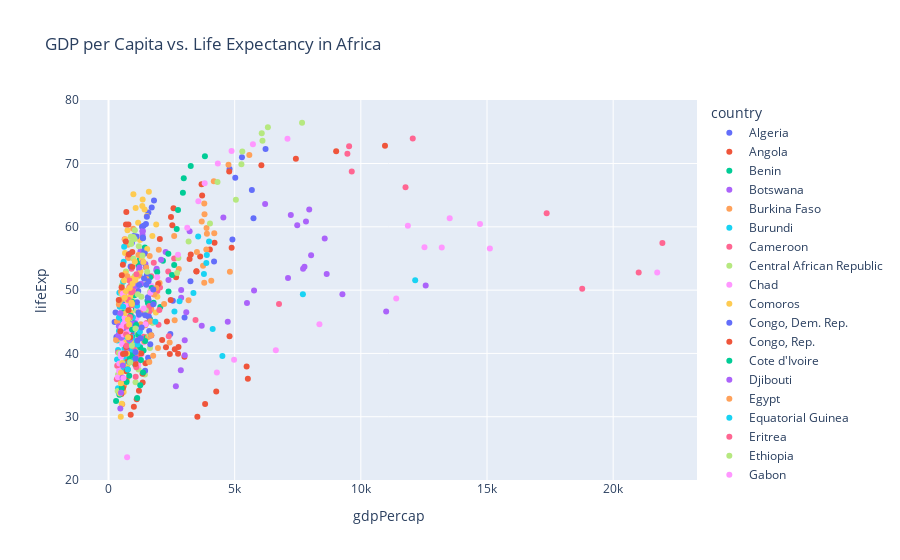

Source (notebook cell):
### Markdown cell above
## Comparison of GDP per capita and life expectancy in Africa

### Code cell
fig = px.scatter(africa_df, x='gdpPercap', y='lifeExp', title='GDP per Capita vs. Life Expectancy in Africa', color='country')
fig.show()

### Figure 1 — Plotly figure (JSON) as saved in the notebook; plotly's stock layout.template omitted (floating-point values rounded to 4 significant figures)
{"data": [{"hovertemplate": "country=Algeria<br>gdpPercap=%{x}<br>lifeExp=%{y}<extra></extra>", "legendgroup": "Algeria", "marker": {"color": "#636efa", "symbol": "circle"}, "mode": "markers", "name": "Algeria", "orientation": "v", "showlegend": true, "type": "scatter", "x": [2449.0, 3014.0, 2551.0, 3247.0, 4183.0, 4910.0, 5745.0, 5681.0, 5023.0, 4797.0, 5288.0, 6223.0], "xaxis": "x", "y": [43.08, 45.69, 48.3, 51.41, 54.52, 58.01, 61.37, 65.8, 67.74, 69.15, 70.99, 72.3], "yaxis": "y"}, {"hovertemplate": "country=Angola<br>gdpPercap=%{x}<br>lifeExp=%{y}<extra></extra>", "legendgroup": "Angola", "marker": {"color": "#EF553B", "symbol": "circle"}, "mode": "markers", "name": "Angola", "orientation": "v", "showlegend": true, "type": "scatter", "x": [3521.0, 3828.0, 4269.0, 5523.0, 5473.0, 3009.0, 2757.0, 2430.0, 2628.0, 2277.0, 2773.0, 4797.0], "xaxis": "x", "y": [30.02, 32.0, 34, 35.98, 37.93, 39.48, 39.94, 39.91, 40.65, 40.96, 41.0, 42.73], "yaxis": "y"}, {"hovertemplate": "country=Benin<br>gdpPercap=%{x}<br>lifeExp=%{y}<extra></extra>", "legendgroup": "Benin", "marker": {"color": "#00cc96", "symbol": "circle"}, "mode": "markers", "name": "Benin", "orientation": "v", "showlegend": true, "type": "scatter", "x": [1063.0, 959.6, 949.5, 1036.0, 1086.0, 1029.0, 1278.0, 1226.0, 1191.0, 1233.0, 1373.0, 1441.0], "xaxis": "x", "y": [38.22, 40.36, 42.62, 44.88, 47.01, 49.19, 50.9, 52.34, 53.92, 54.78, 54.41, 56.73], "yaxis": "y"}, {"hovertemplate": "country=Botswana<br>gdpPercap=%{x}<br>lifeExp=%{y}<extra></extra>", "legendgroup": "Botswana", "marker": {"color": "#ab63fa", "symbol": "circle"}, "mode": "markers", "name": "Botswana", "orientation": "v", "showlegend": true, "type": "scatter", "x": [851.2, 918.2, 983.7, 1215.0, 2264.0, 3215.0, 4551.0, 6206.0, 7954.0, 8647.0, 11000.0, 12570.0], "xaxis": "x", "y": [47.62, 49.62, 51.52, 53.3, 56.02, 59.32, 61.48, 63.62, 62.74, 52.56, 46.63, 50.73], "yaxis": "y"}, {"hovertemplate": "country=Burkina Faso<br>gdpPercap=%{x}<br>lifeExp=%{y}<extra></extra>", "legendgroup": "Burkina Faso", "marker": {"color": "#FFA15A", "symbol": "circle"}, "mode": "markers", "name": "Burkina Faso", "orientation": "v", "showlegend": true, "type": "scatter", "x": [543.3, 617.2, 722.5, 794.8, 854.7, 743.4, 807.2, 912.1, 931.8, 946.3, 1038.0, 1217.0], "xaxis": "x", "y": [31.98, 34.91, 37.81, 40.7, 43.59, 46.14, 48.12, 49.56, 50.26, 50.32, 50.65, 52.3], "yaxis": "y"}, {"hovertemplate": "country=Burundi<br>gdpPercap=%{x}<br>lifeExp=%{y}<extra></extra>", "legendgroup": "Burundi", "marker": {"color": "#19d3f3", "symbol": "circle"}, "mode": "markers", "name": "Burundi", "orientation": "v", "showlegend": true, "type": "scatter", "x": [339.3, 379.6, 355.2, 413.0, 464.1, 556.1, 559.6, 621.8, 631.7, 463.1, 446.4, 430.1], "xaxis": "x", "y": [39.03, 40.53, 42.05, 43.55, 44.06, 45.91, 47.47, 48.21, 44.74, 45.33, 47.36, 49.58], "yaxis": "y"}, {"hovertemplate": "country=Cameroon<br>gdpPercap=%{x}<br>lifeExp=%{y}<extra></extra>", "legendgroup": "Cameroon", "marker": {"color": "#FF6692", "symbol": "circle"}, "mode": "markers", "name": "Cameroon", "orientation": "v", "showlegend": true, "type": "scatter", "x": [1173.0, 1313.0, 1400.0, 1508.0, 1684.0, 1783.0, 2368.0, 2603.0, 1793.0, 1694.0, 1934.0, 2042.0], "xaxis": "x", "y": [38.52, 40.43, 42.64, 44.8, 47.05, 49.35, 52.96, 54.98, 54.31, 52.2, 49.86, 50.43], "yaxis": "y"}, {"hovertemplate": "country=Central African Republic<br>gdpPercap=%{x}<br>lifeExp=%{y}<extra></extra>", "legendgroup": "Central African Republic", "marker": {"color": "#B6E880", "symbol": "circle"}, "mode": "markers", "name": "Central African Republic", "orientation": "v", "showlegend": true, "type": "scatter", "x": [1071.0, 1191.0, 1193.0, 1136.0, 1070.0, 1109.0, 956.8, 844.9, 747.9, 740.5, 738.7, 706.0], "xaxis": "x", "y": [35.46, 37.46, 39.48, 41.48, 43.46, 46.77, 48.3, 50.48, 49.4, 46.07, 43.31, 44.74], "yaxis": "y"}, {"hovertemplate": "country=Chad<br>gdpPercap=%{x}<br>lifeExp=%{y}<extra></extra>", "legendgroup": "Chad", "marker": {"color": "#FF97FF", "symbol": "circle"}, "mode": "markers", "name": "Chad", "orientation": "v", "showlegend": true, "type": "scatter", "x": [1179.0, 1308.0, 1390.0, 1197.0, 1104.0, 1134.0, 797.9, 952.4, 1058.0, 1005.0, 1156.0, 1704.0], "xaxis": "x", "y": [38.09, 39.88, 41.72, 43.6, 45.57, 47.38, 49.52, 51.05, 51.72, 51.57, 50.52, 50.65], "yaxis": "y"}, {"hovertemplate": "country=Comoros<br>gdpPercap=%{x}<br>lifeExp=%{y}<extra></extra>", "legendgroup": "Comoros", "marker": {"color": "#FECB52", "symbol": "circle"}, "mode": "markers", "name": "Comoros", "orientation": "v", "showlegend": true, "type": "scatter", "x": [1103.0, 1211.0, 1407.0, 1876.0, 1938.0, 1173.0, 1267.0, 1316.0, 1247.0, 1174.0, 1076.0, 986.1], "xaxis": "x", "y": [40.72, 42.46, 44.47, 46.47, 48.94, 50.94, 52.93, 54.93, 57.94, 60.66, 62.97, 65.15], "yaxis": "y"}, {"hovertemplate": "country=Congo, Dem. Rep.<br>gdpPercap=%{x}<br>lifeExp=%{y}<extra></extra>", "legendgroup": "Congo, Dem. Rep.", "marker": {"color": "#636efa", "symbol": "circle"}, "mode": "markers", "name": "Congo, Dem. Rep.", "orientation": "v", "showlegend": true, "type": "scatter", "x": [780.5, 905.9, 896.3, 861.6, 904.9, 795.8, 673.7, 672.8, 457.7, 312.2, 241.2, 277.6], "xaxis": "x", "y": [39.14, 40.65, 42.12, 44.06, 45.99, 47.8, 47.78, 47.41, 45.55, 42.59, 44.97, 46.46], "yaxis": "y"}, {"hovertemplate": "country=Congo, Rep.<br>gdpPercap=%{x}<br>lifeExp=%{y}<extra></extra>", "legendgroup": "Congo, Rep.", "marker": {"color": "#EF553B", "symbol": "circle"}, "mode": "markers", "name": "Congo, Rep.", "orientation": "v", "showlegend": true, "type": "scatter", "x": [2126.0, 2315.0, 2465.0, 2678.0, 3213.0, 3259.0, 4880.0, 4201.0, 4016.0, 3484.0, 3484.0, 3633.0], "xaxis": "x", "y": [42.11, 45.05, 48.44, 52.04, 54.91, 55.62, 56.7, 57.47, 56.43, 52.96, 52.97, 55.32], "yaxis": "y"}, {"hovertemplate": "country=Cote d'Ivoire<br>gdpPercap=%{x}<br>lifeExp=%{y}<extra></extra>", "legendgroup": "Cote d'Ivoire", "marker": {"color": "#00cc96", "symbol": "circle"}, "mode": "markers", "name": "Cote d'Ivoire", "orientation": "v", "showlegend": true, "type": "scatter", "x": [1389.0, 1501.0, 1729.0, 2052.0, 2378.0, 2518.0, 2603.0, 2157.0, 1648.0, 1786.0, 1649.0, 1545.0], "xaxis": "x", "y": [40.48, 42.47, 44.93, 47.35, 49.8, 52.37, 53.98, 54.66, 52.04, 47.99, 46.83, 48.33], "yaxis": "y"}, {"hovertemplate": "country=Djibouti<br>gdpPercap=%{x}<br>lifeExp=%{y}<extra></extra>", "legendgroup": "Djibouti", "marker": {"color": "#ab63fa", "symbol": "circle"}, "mode": "markers", "name": "Djibouti", "orientation": "v", "showlegend": true, "type": "scatter", "x": [2670.0, 2865.0, 3021.0, 3020.0, 3694.0, 3082.0, 2879.0, 2880.0, 2377.0, 1895.0, 1908.0, 2082.0], "xaxis": "x", "y": [34.81, 37.33, 39.69, 42.07, 44.37, 46.52, 48.81, 50.04, 51.6, 53.16, 53.37, 54.79], "yaxis": "y"}, {"hovertemplate": "country=Egypt<br>gdpPercap=%{x}<br>lifeExp=%{y}<extra></extra>", "legendgroup": "Egypt", "marker": {"color": "#FFA15A", "symbol": "circle"}, "mode": "markers", "name": "Egypt", "orientation": "v", "showlegend": true, "type": "scatter", "x": [1419.0, 1459.0, 1693.0, 1815.0, 2024.0, 2785.0, 3504.0, 3885.0, 3795.0, 4173.0, 4755.0, 5581.0], "xaxis": "x", "y": [41.89, 44.44, 46.99, 49.29, 51.14, 53.32, 56.01, 59.8, 63.67, 67.22, 69.81, 71.34], "yaxis": "y"}, {"hovertemplate": "country=Equatorial Guinea<br>gdpPercap=%{x}<br>lifeExp=%{y}<extra></extra>", "legendgroup": "Equatorial Guinea", "marker": {"color": "#19d3f3", "symbol": "circle"}, "mode": "markers", "name": "Equatorial Guinea", "orientation": "v", "showlegend": true, "type": "scatter", "x": [375.6, 426.1, 582.8, 915.6, 672.4, 958.6, 927.8, 966.9, 1132.0, 2814.0, 7703.0, 12150.0], "xaxis": "x", "y": [34.48, 35.98, 37.48, 38.99, 40.52, 42.02, 43.66, 45.66, 47.55, 48.24, 49.35, 51.58], "yaxis": "y"}, {"hovertemplate": "country=Eritrea<br>gdpPercap=%{x}<br>lifeExp=%{y}<extra></extra>", "legendgroup": "Eritrea", "marker": {"color": "#FF6692", "symbol": "circle"}, "mode": "markers", "name": "Eritrea", "orientation": "v", "showlegend": true, "type": "scatter", "x": [328.9, 344.2, 381.0, 468.8, 514.3, 505.8, 524.9, 521.1, 582.9, 913.5, 765.4, 641.4], "xaxis": "x", "y": [35.93, 38.05, 40.16, 42.19, 44.14, 44.53, 43.89, 46.45, 49.99, 53.38, 55.24, 58.04], "yaxis": "y"}, {"hovertemplate": "country=Ethiopia<br>gdpPercap=%{x}<br>lifeExp=%{y}<extra></extra>", "legendgroup": "Ethiopia", "marker": {"color": "#B6E880", "symbol": "circle"}, "mode": "markers", "name": "Ethiopia", "orientation": "v", "showlegend": true, "type": "scatter", "x": [362.1, 378.9, 419.5, 516.1, 566.2, 556.8, 577.9, 573.7, 421.4, 515.9, 530.1, 690.8], "xaxis": "x", "y": [34.08, 36.67, 40.06, 42.12, 43.52, 44.51, 44.92, 46.68, 48.09, 49.4, 50.73, 52.95], "yaxis": "y"}, {"hovertemplate": "country=Gabon<br>gdpPercap=%{x}<br>lifeExp=%{y}<extra></extra>", "legendgroup": "Gabon", "marker": {"color": "#FF97FF", "symbol": "circle"}, "mode": "markers", "name": "Gabon", "orientation": "v", "showlegend": true, "type": "scatter", "x": [4293.0, 4976.0, 6631.0, 8359.0, 11400.0, 21750.0, 15110.0, 11860.0, 13520.0, 14720.0, 12520.0, 13210.0], "xaxis": "x", "y": [37.0, 39.0, 40.49, 44.6, 48.69, 52.79, 56.56, 60.19, 61.37, 60.46, 56.76, 56.73], "yaxis": "y"}, {"hovertemplate": "country=Gambia<br>gdpPercap=%{x}<br>lifeExp=%{y}<extra></extra>", "legendgroup": "Gambia", "marker": {"color": "#FECB52", "symbol": "circle"}, "mode": "markers", "name": "Gambia", "orientation": "v", "showlegend": true, "type": "scatter", "x": [485.2, 520.9, 599.7, 734.8, 756.1, 884.8, 835.8, 611.7, 665.6, 653.7, 660.6, 752.7], "xaxis": "x", "y": [30, 32.06, 33.9, 35.86, 38.31, 41.84, 45.58, 49.27, 52.64, 55.86, 58.04, 59.45], "yaxis": "y"}, {"hovertemplate": "country=Ghana<br>gdpPercap=%{x}<br>lifeExp=%{y}<extra></extra>", "legendgroup": "Ghana", "marker": {"color": "#636efa", "symbol": "circle"}, "mode": "markers", "name": "Ghana", "orientation": "v", "showlegend": true, "type": "scatter", "x": [911.3, 1044.0, 1190.0, 1126.0, 1178.0, 993.2, 876.0, 847.0, 925.1, 1005.0, 1112.0, 1328.0], "xaxis": "x", "y": [43.15, 44.78, 46.45, 48.07, 49.88, 51.76, 53.74, 55.73, 57.5, 58.56, 58.45, 60.02], "yaxis": "y"}, {"hovertemplate": "country=Guinea<br>gdpPercap=%{x}<br>lifeExp=%{y}<extra></extra>", "legendgroup": "Guinea", "marker": {"color": "#EF553B", "symbol": "circle"}, "mode": "markers", "name": "Guinea", "orientation": "v", "showlegend": true, "type": "scatter", "x": [510.2, 576.3, 686.4, 708.8, 741.7, 874.7, 857.3, 805.6, 794.3, 869.4, 945.6, 942.7], "xaxis": "x", "y": [33.61, 34.56, 35.75, 37.2, 38.84, 40.76, 42.89, 45.55, 48.58, 51.45, 53.68, 56.01], "yaxis": "y"}, {"hovertemplate": "country=Guinea-Bissau<br>gdpPercap=%{x}<br>lifeExp=%{y}<extra></extra>", "legendgroup": "Guinea-Bissau", "marker": {"color": "#00cc96", "symbol": "circle"}, "mode": "markers", "name": "Guinea-Bissau", "orientation": "v", "showlegend": true, "type": "scatter", "x": [299.9, 431.8, 522.0, 715.6, 820.2, 764.7, 838.1, 736.4, 745.5, 796.7, 575.7, 579.2], "xaxis": "x", "y": [32.5, 33.49, 34.49, 35.49, 36.49, 37.47, 39.33, 41.24, 43.27, 44.87, 45.5, 46.39], "yaxis": "y"}, {"hovertemplate": "country=Kenya<br>gdpPercap=%{x}<br>lifeExp=%{y}<extra></extra>", "legendgroup": "Kenya", "marker": {"color": "#ab63fa", "symbol": "circle"}, "mode": "markers", "name": "Kenya", "orientation": "v", "showlegend": true, "type": "scatter", "x": [853.5, 944.4, 897.0, 1057.0, 1222.0, 1268.0, 1348.0, 1362.0, 1342.0, 1360.0, 1288.0, 1463.0], "xaxis": "x", "y": [42.27, 44.69, 47.95, 50.65, 53.56, 56.16, 58.77, 59.34, 59.28, 54.41, 50.99, 54.11], "yaxis": "y"}, {"hovertemplate": "country=Lesotho<br>gdpPercap=%{x}<br>lifeExp=%{y}<extra></extra>", "legendgroup": "Lesotho", "marker": {"color": "#FFA15A", "symbol": "circle"}, "mode": "markers", "name": "Lesotho", "orientation": "v", "showlegend": true, "type": "scatter", "x": [298.8, 336.0, 411.8, 498.6, 496.6, 745.4, 797.3, 774.0, 977.5, 1186.0, 1275.0, 1569.0], "xaxis": "x", "y": [42.14, 45.05, 47.75, 48.49, 49.77, 52.21, 55.08, 57.18, 59.69, 55.56, 44.59, 42.59], "yaxis": "y"}, {"hovertemplate": "country=Liberia<br>gdpPercap=%{x}<br>lifeExp=%{y}<extra></extra>", "legendgroup": "Liberia", "marker": {"color": "#19d3f3", "symbol": "circle"}, "mode": "markers", "name": "Liberia", "orientation": "v", "showlegend": true, "type": "scatter", "x": [575.6, 621.0, 634.2, 713.6, 803.0, 640.3, 572.2, 506.1, 636.6, 609.2, 531.5, 414.5], "xaxis": "x", "y": [38.48, 39.49, 40.5, 41.54, 42.61, 43.76, 44.85, 46.03, 40.8, 42.22, 43.75, 45.68], "yaxis": "y"}, {"hovertemplate": "country=Libya<br>gdpPercap=%{x}<br>lifeExp=%{y}<extra></extra>", "legendgroup": "Libya", "marker": {"color": "#FF6692", "symbol": "circle"}, "mode": "markers", "name": "Libya", "orientation": "v", "showlegend": true, "type": "scatter", "x": [2388.0, 3448.0, 6757.0, 18770.0, 21010.0, 21950.0, 17360.0, 11770.0, 9640.0, 9467.0, 9535.0, 12060.0], "xaxis": "x", "y": [42.72, 45.29, 47.81, 50.23, 52.77, 57.44, 62.16, 66.23, 68.75, 71.56, 72.74, 73.95], "yaxis": "y"}, {"hovertemplate": "country=Madagascar<br>gdpPercap=%{x}<br>lifeExp=%{y}<extra></extra>", "legendgroup": "Madagascar", "marker": {"color": "#B6E880", "symbol": "circle"}, "mode": "markers", "name": "Madagascar", "orientation": "v", "showlegend": true, "type": "scatter", "x": [1443.0, 1589.0, 1643.0, 1634.0, 1749.0, 1544.0, 1303.0, 1155.0, 1041.0, 986.3, 894.6, 1045.0], "xaxis": "x", "y": [36.68, 38.87, 40.85, 42.88, 44.85, 46.88, 48.97, 49.35, 52.21, 54.98, 57.29, 59.44], "yaxis": "y"}, {"hovertemplate": "country=Malawi<br>gdpPercap=%{x}<br>lifeExp=%{y}<extra></extra>", "legendgroup": "Malawi", "marker": {"color": "#FF97FF", "symbol": "circle"}, "mode": "markers", "name": "Malawi", "orientation": "v", "showlegend": true, "type": "scatter", "x": [369.2, 416.4, 427.9, 495.5, 584.6, 663.2, 632.8, 635.5, 563.2, 692.3, 665.4, 759.3], "xaxis": "x", "y": [36.26, 37.21, 38.41, 39.49, 41.77, 43.77, 45.64, 47.46, 49.42, 47.49, 45.01, 48.3], "yaxis": "y"}, {"hovertemplate": "country=Mali<br>gdpPercap=%{x}<br>lifeExp=%{y}<extra></extra>", "legendgroup": "Mali", "marker": {"color": "#FECB52", "symbol": "circle"}, "mode": "markers", "name": "Mali", "orientation": "v", "showlegend": true, "type": "scatter", "x": [452.3, 490.4, 496.2, 545.0, 581.4, 686.4, 618.0, 684.2, 739.0, 790.3, 951.4, 1043.0], "xaxis": "x", "y": [33.69, 35.31, 36.94, 38.49, 39.98, 41.71, 43.92, 46.36, 48.39, 49.9, 51.82, 54.47], "yaxis": "y"}, {"hovertemplate": "country=Mauritania<br>gdpPercap=%{x}<br>lifeExp=%{y}<extra></extra>", "legendgroup": "Mauritania", "marker": {"color": "#636efa", "symbol": "circle"}, "mode": "markers", "name": "Mauritania", "orientation": "v", "showlegend": true, "type": "scatter", "x": [743.1, 846.1, 1056.0, 1421.0, 1587.0, 1497.0, 1481.0, 1422.0, 1361.0, 1483.0, 1579.0, 1803.0], "xaxis": "x", "y": [40.54, 42.34, 44.25, 46.29, 48.44, 50.85, 53.6, 56.15, 58.33, 60.43, 62.25, 64.16], "yaxis": "y"}, {"hovertemplate": "country=Mauritius<br>gdpPercap=%{x}<br>lifeExp=%{y}<extra></extra>", "legendgroup": "Mauritius", "marker": {"color": "#EF553B", "symbol": "circle"}, "mode": "markers", "name": "Mauritius", "orientation": "v", "showlegend": true, "type": "scatter", "x": [1968.0, 2034.0, 2529.0, 2475.0, 2575.0, 3711.0, 3688.0, 4784.0, 6058.0, 7426.0, 9022.0, 10960.0], "xaxis": "x", "y": [50.99, 58.09, 60.25, 61.56, 62.94, 64.93, 66.71, 68.74, 69.75, 70.74, 71.95, 72.8], "yaxis": "y"}, {"hovertemplate": "country=Morocco<br>gdpPercap=%{x}<br>lifeExp=%{y}<extra></extra>", "legendgroup": "Morocco", "marker": {"color": "#00cc96", "symbol": "circle"}, "mode": "markers", "name": "Morocco", "orientation": "v", "showlegend": true, "type": "scatter", "x": [1688.0, 1642.0, 1566.0, 1711.0, 1930.0, 2371.0, 2703.0, 2755.0, 2948.0, 2982.0, 3258.0, 3820.0], "xaxis": "x", "y": [42.87, 45.42, 47.92, 50.34, 52.86, 55.73, 59.65, 62.68, 65.39, 67.66, 69.61, 71.16], "yaxis": "y"}, {"hovertemplate": "country=Mozambique<br>gdpPercap=%{x}<br>lifeExp=%{y}<extra></extra>", "legendgroup": "Mozambique", "marker": {"color": "#ab63fa", "symbol": "circle"}, "mode": "markers", "name": "Mozambique", "orientation": "v", "showlegend": true, "type": "scatter", "x": [468.5, 495.6, 556.7, 566.7, 724.9, 502.3, 462.2, 389.9, 410.9, 472.3, 633.6, 823.7], "xaxis": "x", "y": [31.29, 33.78, 36.16, 38.11, 40.33, 42.49, 42.8, 42.86, 44.28, 46.34, 44.03, 42.08], "yaxis": "y"}, {"hovertemplate": "country=Namibia<br>gdpPercap=%{x}<br>lifeExp=%{y}<extra></extra>", "legendgroup": "Namibia", "marker": {"color": "#FFA15A", "symbol": "circle"}, "mode": "markers", "name": "Namibia", "orientation": "v", "showlegend": true, "type": "scatter", "x": [2424.0, 2621.0, 3173.0, 3794.0, 3746.0, 3876.0, 4191.0, 3694.0, 3805.0, 3900.0, 4072.0, 4811.0], "xaxis": "x", "y": [41.73, 45.23, 48.39, 51.16, 53.87, 56.44, 58.97, 60.84, 62.0, 58.91, 51.48, 52.91], "yaxis": "y"}, {"hovertemplate": "country=Niger<br>gdpPercap=%{x}<br>lifeExp=%{y}<extra></extra>", "legendgroup": "Niger", "marker": {"color": "#19d3f3", "symbol": "circle"}, "mode": "markers", "name": "Niger", "orientation": "v", "showlegend": true, "type": "scatter", "x": [761.9, 835.5, 997.8, 1054.0, 954.2, 808.9, 909.7, 668.3, 581.2, 580.3, 601.1, 619.7], "xaxis": "x", "y": [37.44, 38.6, 39.49, 40.12, 40.55, 41.29, 42.6, 44.55, 47.39, 51.31, 54.5, 56.87], "yaxis": "y"}, {"hovertemplate": "country=Nigeria<br>gdpPercap=%{x}<br>lifeExp=%{y}<extra></extra>", "legendgroup": "Nigeria", "marker": {"color": "#FF6692", "symbol": "circle"}, "mode": "markers", "name": "Nigeria", "orientation": "v", "showlegend": true, "type": "scatter", "x": [1077.0, 1101.0, 1151.0, 1015.0, 1698.0, 1982.0, 1577.0, 1385.0, 1620.0, 1625.0, 1615.0, 2014.0], "xaxis": "x", "y": [36.32, 37.8, 39.36, 41.04, 42.82, 44.51, 45.83, 46.89, 47.47, 47.46, 46.61, 46.86], "yaxis": "y"}, {"hovertemplate": "country=Reunion<br>gdpPercap=%{x}<br>lifeExp=%{y}<extra></extra>", "legendgroup": "Reunion", "marker": {"color": "#B6E880", "symbol": "circle"}, "mode": "markers", "name": "Reunion", "orientation": "v", "showlegend": true, "type": "scatter", "x": [2719.0, 2769.0, 3174.0, 4021.0, 5048.0, 4320.0, 5267.0, 5303.0, 6101.0, 6072.0, 6316.0, 7670.0], "xaxis": "x", "y": [52.72, 55.09, 57.67, 60.54, 64.27, 67.06, 69.89, 71.91, 73.61, 74.77, 75.74, 76.44], "yaxis": "y"}, {"hovertemplate": "country=Rwanda<br>gdpPercap=%{x}<br>lifeExp=%{y}<extra></extra>", "legendgroup": "Rwanda", "marker": {"color": "#FF97FF", "symbol": "circle"}, "mode": "markers", "name": "Rwanda", "orientation": "v", "showlegend": true, "type": "scatter", "x": [493.3, 540.3, 597.5, 511.0, 590.6, 670.1, 881.6, 848.0, 737.1, 589.9, 785.7, 863.1], "xaxis": "x", "y": [40, 41.5, 43, 44.1, 44.6, 45, 46.22, 44.02, 23.6, 36.09, 43.41, 46.24], "yaxis": "y"}, {"hovertemplate": "country=Sao Tome and Principe<br>gdpPercap=%{x}<br>lifeExp=%{y}<extra></extra>", "legendgroup": "Sao Tome and Principe", "marker": {"color": "#FECB52", "symbol": "circle"}, "mode": "markers", "name": "Sao Tome and Principe", "orientation": "v", "showlegend": true, "type": "scatter", "x": [879.6, 860.7, 1072.0, 1385.0, 1533.0, 1738.0, 1890.0, 1517.0, 1429.0, 1339.0, 1353.0, 1598.0], "xaxis": "x", "y": [46.47, 48.95, 51.89, 54.42, 56.48, 58.55, 60.35, 61.73, 62.74, 63.31, 64.34, 65.53], "yaxis": "y"}, {"hovertemplate": "country=Senegal<br>gdpPercap=%{x}<br>lifeExp=%{y}<extra></extra>", "legendgroup": "Senegal", "marker": {"color": "#636efa", "symbol": "circle"}, "mode": "markers", "name": "Senegal", "orientation": "v", "showlegend": true, "type": "scatter", "x": [1450.0, 1568.0, 1655.0, 1612.0, 1598.0, 1562.0, 1518.0, 1442.0, 1368.0, 1392.0, 1520.0, 1712.0], "xaxis": "x", "y": [37.28, 39.33, 41.45, 43.56, 45.81, 48.88, 52.38, 55.77, 58.2, 60.19, 61.6, 63.06], "yaxis": "y"}, {"hovertemplate": "country=Sierra Leone<br>gdpPercap=%{x}<br>lifeExp=%{y}<extra></extra>", "legendgroup": "Sierra Leone", "marker": {"color": "#EF553B", "symbol": "circle"}, "mode": "markers", "name": "Sierra Leone", "orientation": "v", "showlegend": true, "type": "scatter", "x": [879.8, 1004.0, 1117.0, 1206.0, 1354.0, 1348.0, 1465.0, 1294.0, 1069.0, 574.6, 699.5, 862.5], "xaxis": "x", "y": [30.33, 31.57, 32.77, 34.11, 35.4, 36.79, 38.45, 40.01, 38.33, 39.9, 41.01, 42.57], "yaxis": "y"}, {"hovertemplate": "country=Somalia<br>gdpPercap=%{x}<br>lifeExp=%{y}<extra></extra>", "legendgroup": "Somalia", "marker": {"color": "#00cc96", "symbol": "circle"}, "mode": "markers", "name": "Somalia", "orientation": "v", "showlegend": true, "type": "scatter", "x": [1136.0, 1258.0, 1369.0, 1285.0, 1255.0, 1451.0, 1177.0, 1093.0, 927.0, 930.6, 882.1, 926.1], "xaxis": "x", "y": [32.98, 34.98, 36.98, 38.98, 40.97, 41.97, 42.95, 44.5, 39.66, 43.8, 45.94, 48.16], "yaxis": "y"}, {"hovertemplate": "country=South Africa<br>gdpPercap=%{x}<br>lifeExp=%{y}<extra></extra>", "legendgroup": "South Africa", "marker": {"color": "#ab63fa", "symbol": "circle"}, "mode": "markers", "name": "South Africa", "orientation": "v", "showlegend": true, "type": "scatter", "x": [4725.0, 5487.0, 5769.0, 7114.0, 7766.0, 8029.0, 8568.0, 7826.0, 7225.0, 7479.0, 7711.0, 9270.0], "xaxis": "x", "y": [45.01, 47.98, 49.95, 51.93, 53.7, 55.53, 58.16, 60.83, 61.89, 60.24, 53.37, 49.34], "yaxis": "y"}, {"hovertemplate": "country=Sudan<br>gdpPercap=%{x}<br>lifeExp=%{y}<extra></extra>", "legendgroup": "Sudan", "marker": {"color": "#FFA15A", "symbol": "circle"}, "mode": "markers", "name": "Sudan", "orientation": "v", "showlegend": true, "type": "scatter", "x": [1616.0, 1770.0, 1960.0, 1688.0, 1660.0, 2203.0, 1896.0, 1508.0, 1492.0, 1632.0, 1993.0, 2602.0], "xaxis": "x", "y": [38.63, 39.62, 40.87, 42.86, 45.08, 47.8, 50.34, 51.74, 53.56, 55.37, 56.37, 58.56], "yaxis": "y"}, {"hovertemplate": "country=Swaziland<br>gdpPercap=%{x}<br>lifeExp=%{y}<extra></extra>", "legendgroup": "Swaziland", "marker": {"color": "#19d3f3", "symbol": "circle"}, "mode": "markers", "name": "Swaziland", "orientation": "v", "showlegend": true, "type": "scatter", "x": [1148.0, 1245.0, 1856.0, 2613.0, 3365.0, 3781.0, 3895.0, 3985.0, 3553.0, 3877.0, 4128.0, 4513.0], "xaxis": "x", "y": [41.41, 43.42, 44.99, 46.63, 49.55, 52.54, 55.56, 57.68, 58.47, 54.29, 43.87, 39.61], "yaxis": "y"}, {"hovertemplate": "country=Tanzania<br>gdpPercap=%{x}<br>lifeExp=%{y}<extra></extra>", "legendgroup": "Tanzania", "marker": {"color": "#FF6692", "symbol": "circle"}, "mode": "markers", "name": "Tanzania", "orientation": "v", "showlegend": true, "type": "scatter", "x": [716.7, 698.5, 722.0, 848.2, 916.0, 962.5, 874.2, 831.8, 825.7, 789.2, 899.1, 1107.0], "xaxis": "x", "y": [41.22, 42.97, 44.25, 45.76, 47.62, 49.92, 50.61, 51.53, 50.44, 48.47, 49.65, 52.52], "yaxis": "y"}, {"hovertemplate": "country=Togo<br>gdpPercap=%{x}<br>lifeExp=%{y}<extra></extra>", "legendgroup": "Togo", "marker": {"color": "#B6E880", "symbol": "circle"}, "mode": "markers", "name": "Togo", "orientation": "v", "showlegend": true, "type": "scatter", "x": [859.8, 925.9, 1068.0, 1478.0, 1650.0, 1533.0, 1345.0, 1202.0, 1034.0, 982.3, 886.2, 883.0], "xaxis": "x", "y": [38.6, 41.21, 43.92, 46.77, 49.76, 52.89, 55.47, 56.94, 58.06, 58.39, 57.56, 58.42], "yaxis": "y"}, {"hovertemplate": "country=Tunisia<br>gdpPercap=%{x}<br>lifeExp=%{y}<extra></extra>", "legendgroup": "Tunisia", "marker": {"color": "#FF97FF", "symbol": "circle"}, "mode": "markers", "name": "Tunisia", "orientation": "v", "showlegend": true, "type": "scatter", "x": [1468.0, 1395.0, 1660.0, 1932.0, 2753.0, 3121.0, 3560.0, 3810.0, 4333.0, 4877.0, 5723.0, 7093.0], "xaxis": "x", "y": [44.6, 47.1, 49.58, 52.05, 55.6, 59.84, 64.05, 66.89, 70.0, 71.97, 73.04, 73.92], "yaxis": "y"}, {"hovertemplate": "country=Uganda<br>gdpPercap=%{x}<br>lifeExp=%{y}<extra></extra>", "legendgroup": "Uganda", "marker": {"color": "#FECB52", "symbol": "circle"}, "mode": "markers", "name": "Uganda", "orientation": "v", "showlegend": true, "type": "scatter", "x": [734.8, 774.4, 767.3, 908.9, 950.7, 843.7, 682.3, 617.7, 644.2, 816.6, 927.7, 1056.0], "xaxis": "x", "y": [39.98, 42.57, 45.34, 48.05, 51.02, 50.35, 49.85, 51.51, 48.83, 44.58, 47.81, 51.54], "yaxis": "y"}, {"hovertemplate": "country=Zambia<br>gdpPercap=%{x}<br>lifeExp=%{y}<extra></extra>", "legendgroup": "Zambia", "marker": {"color": "#636efa", "symbol": "circle"}, "mode": "markers", "name": "Zambia", "orientation": "v", "showlegend": true, "type": "scatter", "x": [1147.0, 1312.0, 1453.0, 1777.0, 1773.0, 1589.0, 1409.0, 1213.0, 1211.0, 1071.0, 1072.0, 1271.0], "xaxis": "x", "y": [42.04, 44.08, 46.02, 47.77, 50.11, 51.39, 51.82, 50.82, 46.1, 40.24, 39.19, 42.38], "yaxis": "y"}, {"hovertemplate": "country=Zimbabwe<br>gdpPercap=%{x}<br>lifeExp=%{y}<extra></extra>", "legendgroup": "Zimbabwe", "marker": {"color": "#EF553B", "symbol": "circle"}, "mode": "markers", "name": "Zimbabwe", "orientation": "v", "showlegend": true, "type": "scatter", "x": [406.9, 518.8, 527.3, 569.8, 799.4, 685.6, 788.9, 706.2, 693.4, 792.4, 672.0, 469.7], "xaxis": "x", "y": [48.45, 50.47, 52.36, 53.99, 55.63, 57.67, 60.36, 62.35, 60.38, 46.81, 39.99, 43.49], "yaxis": "y"}], "layout": {"legend": {"title": {"text": "country"}, "tracegroupgap": 0}, "title": {"text": "GDP per Capita vs. Life Expectancy in Africa"}, "xaxis": {"anchor": "y", "domain": [0, 1], "title": {"text": "gdpPercap"}}, "yaxis": {"anchor": "x", "domain": [0, 1], "title": {"text": "lifeExp"}}}}
